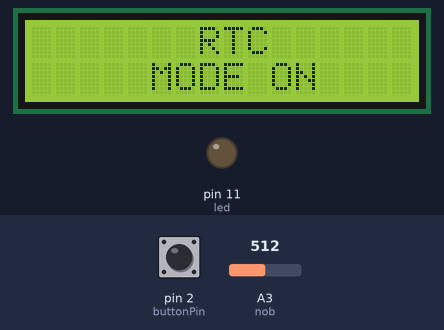
A sketch run on a simulated Arduino Uno, built with avr-gcc and run on an emulated ATmega328P. On the bench: 16×2 character LCD, output pins drawn as LEDs (lit = HIGH). Inputs (shaded band) come from the test bench; at power-on: pin 2 (buttonPin) HIGH, A3 (nob) = 512. The local clock reads 2024-03-15 10:24:30 at power-on unless the sketch sets it.

Above: at 1.2 s.
1.3 s: pin 2 (buttonPin) pulled LOW for 0.15 s
At 3.6 s:
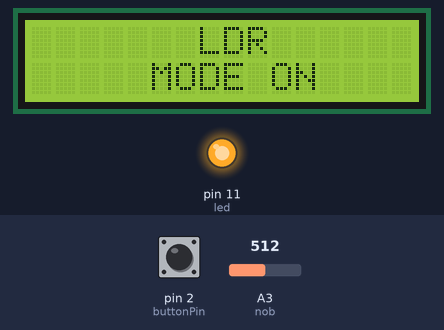
4.4 s: A3 (nob) set to 440
At 6.2 s:
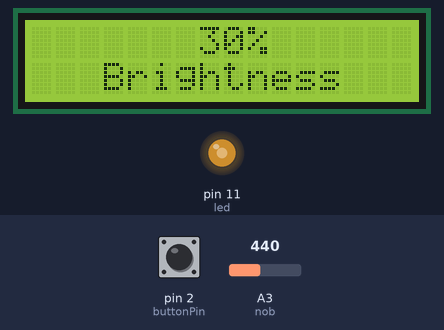
6.5 s: A3 (nob) set to 461
At 7.1 s:
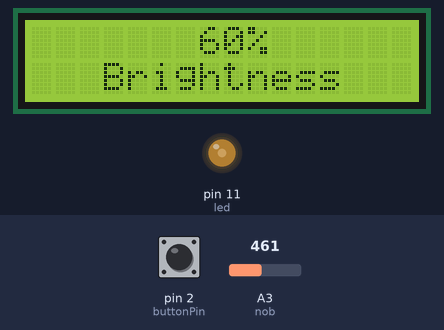
8.0 s: pin 2 (buttonPin) pulled LOW for 1 s
At 10.8 s:
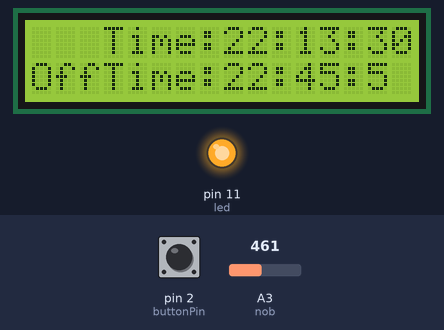
12.0 s: pin 2 (buttonPin) pulled LOW for 0.15 s
At 13.3 s:
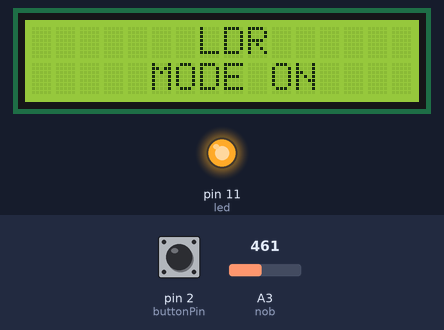
15.1 s: A3 (nob) set to 532
16.6 s: A3 (nob) set to 568
At 17.2 s:
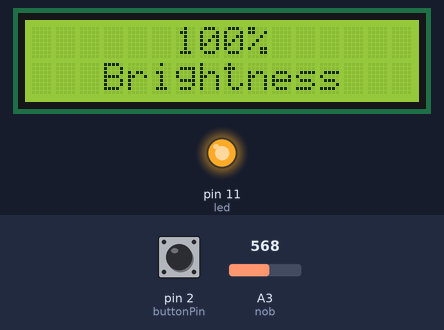
Timing chart, 0 to 19.1 s (numbered marks = the images above; inputs shaded):
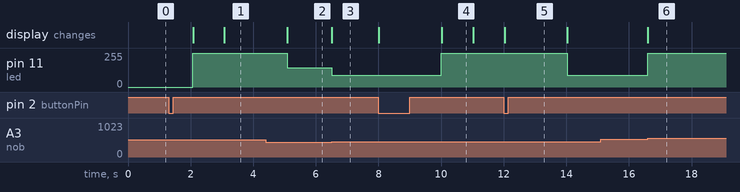

The sketch:

street_light_intensity_control_system.ino
```cpp
#include <Wire.h>
#include <LiquidCrystal.h>
#include "RTClib.h"
#define ON  0
#define OFF 1
DateTime now;

RTC_DS3231 rtc;
LiquidCrystal lcd(8, 7, 6, 5, 4, 3); // (rs, e, d4, d5, d6, d7)

const int buttonPin = 2;
const int led=11;
int nob = A3;
int val = 0;
int val1 = 0;
int path=1;
int a=1;
int previousState = HIGH;
unsigned int previousPress;
volatile int buttonFlag;
int buttonDebounce = 20;

int on_hour=22;
int on_minute=45;
int on_second=15;

int off_hour=22;
int off_minute=45;
int off_second=5;

int c_hour=0;
int c_minute=0;
int c_second=0;

int onOrOffFlag = ON;

void showDate(void);
void showTime(void);
void showDay(void);

void loadHandler(int, int , int , int , int , int ,  int , int , int );

typedef struct userTime
{
    int temp_hour;
    int temp_minute;
    int temp_second;
}userTime_t;
unsigned char checkLessThanOrEqual(userTime_t , userTime_t);


void setup ()
{
  Serial.begin(9600);
  lcd.begin(16,2);

  pinMode(buttonPin, INPUT_PULLUP);
  pinMode(led,OUTPUT);
  attachInterrupt(digitalPinToInterrupt(buttonPin), button_ISR, CHANGE);

  if (! rtc.begin())
  {
    Serial.println("Couldn't find RTC Module");
    while (1);
  }

  if (rtc.lostPower())
  {
    Serial.println("RTC lost power, lets set the time!");
    rtc.adjust(DateTime(F(__DATE__), F(__TIME__)));
  }
  rtc.adjust(DateTime(F(__DATE__), F(__TIME__)));

}

void loop ()
{
 if(path)
  {
    if(a==1)
    {
       lcd.setCursor(0,0);
        lcd.print("       RTC      ");
        lcd.setCursor(0,1);
        lcd.print("     MODE ON    ");
        delay(2000);
        a=0;
    }
    now = rtc.now();
    showTime();
    c_hour=now.hour();
    c_minute=now.minute();
    c_second=now.second();
    loadHandler( on_hour,  on_minute,  on_second,  off_hour,  off_minute,  off_second,  c_hour,  c_minute,  c_second);
    delay(1000);
  }
 else
  {
       if(a==0)
    {
       lcd.setCursor(0,0);
        lcd.print("       LDR      ");
        lcd.setCursor(0,1);
        lcd.print("     MODE ON    ");
        delay(2000);
        a=1;
    }
       val = analogRead(nob);
       if(val>300 && val<450)
       {
        lcd.setCursor(0,0);
        lcd.print("       30%      ");
        lcd.setCursor(0,1);
        lcd.print("   Brightness   ");
        analogWrite(led, 400);
       }
       else if(val>450 && val<550)
       {
        lcd.setCursor(0,0);
        lcd.print("       60%      ");
        lcd.setCursor(0,1);
        lcd.print("   Brightness   ");
        analogWrite(led, 600);
       }
       else if(val>550 && val<600)
       {
        lcd.setCursor(0,0);
        lcd.print("      100%      ");;
        lcd.setCursor(0,1);
        lcd.print("   Brightness   ");
        analogWrite(led, 1023);
       }
       else if(val<300)
       {
        lcd.setCursor(0,0);
        lcd.print("       0%      ");
        lcd.setCursor(0,1);
        lcd.print("   Brightness   ");
        analogWrite(led, 0);
       }
   }
}


 void showTime()
 {
  lcd.setCursor(0,0);
  lcd.print("   Time:");
  lcd.print(now.hour());
  lcd.print(':');
  lcd.print(now.minute());
  lcd.print(':');
  lcd.print(now.second());
  lcd.print("    ");
 }


void button_ISR()
{
  buttonFlag = 1;
  if((millis() - previousPress) > buttonDebounce && buttonFlag)
  {
    previousPress = millis();
    if(digitalRead(buttonPin) == LOW && previousState == HIGH)
    {
      path =! path;
      previousState = LOW;
    }

    else if(digitalRead(buttonPin) == HIGH && previousState == LOW)
    {
      previousState = HIGH;
    }
    buttonFlag = 0;
  }
}

unsigned char checkLessThanOrEqual(userTime_t a, userTime_t b)
{
    if(a.temp_hour < b.temp_hour)
        return true;
    else
    {
        if ((a.temp_hour == b.temp_hour) && (a.temp_minute < b.temp_minute))
        {
            return true;
        }
        else
        {
            if(a.temp_hour > b.temp_hour)
                return false;
            else
            {
                if((a.temp_minute == b.temp_minute) && (a.temp_second < b.temp_second))
                {
                    return true;
                }
                else
                {
                    if(a.temp_minute > b.temp_minute)
                        return false;
                    else
                    {
                        if(a.temp_second == b.temp_second)
                        {
                            return true;
                        }
                        else
                        {
                            return false;
                        }
                    }
                }
            }
        }
    }
}

void loadHandler(int onTimeHr, int onTimeMin, int onTimeSec, int offTimeHr, int offTimeMin, int offTimeSec,  int rtcTimeHr, int rtcTimeMin, int rtcTimeSec)
{

    userTime_t in1 = {onTimeHr, onTimeMin, onTimeSec}, in2 = {offTimeHr, offTimeMin, offTimeSec}, rtc_hr = {rtcTimeHr, rtcTimeMin, rtcTimeSec}, a = {}, b = {};

    if(checkLessThanOrEqual(in1, in2))
    {
        onOrOffFlag = ON;
        memcpy(&a, &in1, sizeof(userTime_t));
        memcpy(&b, &in2, sizeof(userTime_t));
    }
    else
    {
        onOrOffFlag = OFF;
        memcpy(&a, &in2, sizeof(userTime_t));
        memcpy(&b, &in1, sizeof(userTime_t));

    }

    if((checkLessThanOrEqual(a, rtc_hr)) && (checkLessThanOrEqual(rtc_hr, b)))
    {
        if(onOrOffFlag == ON)
        {
            // Switch on the load
            digitalWrite(led,HIGH);
            lcd.setCursor(0,1);
            lcd.print("OffTime:");
            lcd.print(off_hour);
            lcd.print(':');
            lcd.print(off_minute);
            lcd.print(':');
            lcd.print(off_second);


        }
        else
        {
            // Switch off the load
             digitalWrite(led,LOW);
            lcd.setCursor(0,1);
            lcd.print(" OnTime:");
            lcd.print(on_hour);
            lcd.print(':');
            lcd.print(on_minute);
            lcd.print(':');
            lcd.print(on_second);

        }
    }
    else
    {
        if(onOrOffFlag == ON)
        {
            // Switch off the load
            digitalWrite(led,LOW);
            lcd.setCursor(0,1);
            lcd.print(" OnTime:");
            lcd.print(on_hour);
            lcd.print(':');
            lcd.print(on_minute);
            lcd.print(':');
            lcd.print(on_second);
        }
        else
        {
            // Switch on the load
            digitalWrite(led,HIGH);
            lcd.setCursor(0,1);
            lcd.print("OffTime:");
            lcd.print(off_hour);
            lcd.print(':');
            lcd.print(off_minute);
            lcd.print(':');
            lcd.print(off_second);
        }
    }
}
```

Measured:
- the behaviour switches between 450 and 451 on A3 (nob) (found by bisection; images 2 and 3)
- the behaviour switches between 550 and 551 on A3 (nob) (found by bisection; images 5 and 6)
- after the input at 1.3 s, the display: first differs from a run without the input after 1.8 s (image 1)
- after the input at 4.4 s, pin 11 (led): 255/255 → 144/255 after 0.69 s; the display: changes after 0.69 s (image 2)
- after the input at 6.5 s, pin 11 (led): 144/255 → 88/255 at once; the display: changes at once (image 3)
- after the input at 8.0 s, pin 11 (led): 88/255 → 255/255 after 2.0 s; the display: first changes at once (image 4 shows a later state)
- after the input at 12.0 s, pin 11 (led): 255/255 → 88/255 after 2.0 s; the display: changes at once (image 5)
- after the input at 15.1 s, every drawn part: stays the same
- after the input at 16.6 s, pin 11 (led): 88/255 → 255/255 at once; the display: changes at once (image 6)
